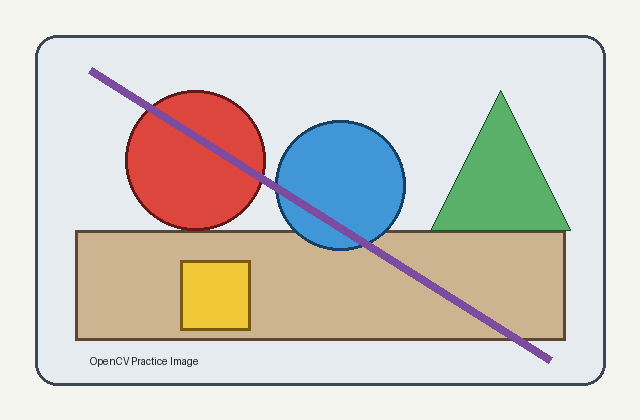
#> input picture CV_Experiments_01_to_15/sample_image.png, 640 x 420 px
$ python main.py
#> lines starting #> are read from the running program, lines starting #| are printed output that depends on the picture
from pathlib import Path
import cv2
import numpy as np

ROOT = Path(__file__).resolve().parent
image_path = ROOT.parent / "sample_image.png"
image = cv2.imread(str(image_path))
#> image is the input picture: shape (420, 640, 3); mean B, G, R 197.7, 203.9, 208.4
if image is None:
    raise FileNotFoundError(f"Could not read image: {image_path}")

height, width = image.shape[:2]
#> height = 420; width = 640
tx, ty = 80, 40
matrix = np.float32([[1, 0, tx], [0, 1, ty]])
translated = cv2.warpAffine(image, matrix, (width, height))
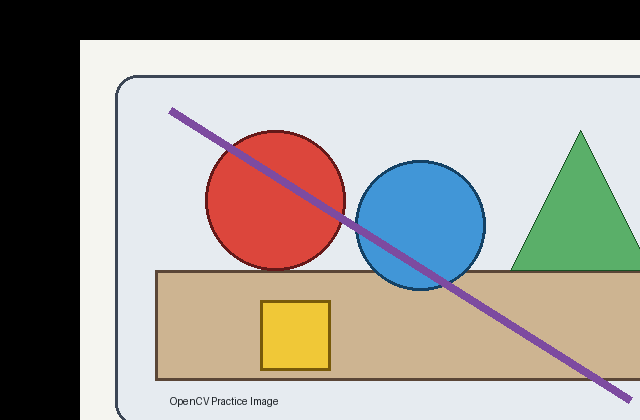
#> translated: shape (420, 640, 3); mean B, G, R 149.7, 155.6, 160.5
cv2.imwrite(str(ROOT / "output_translated.png"), translated)
cv2.imshow("Original", image)
cv2.imshow("Translated", translated)
cv2.waitKey(0)
cv2.destroyAllWindows()
